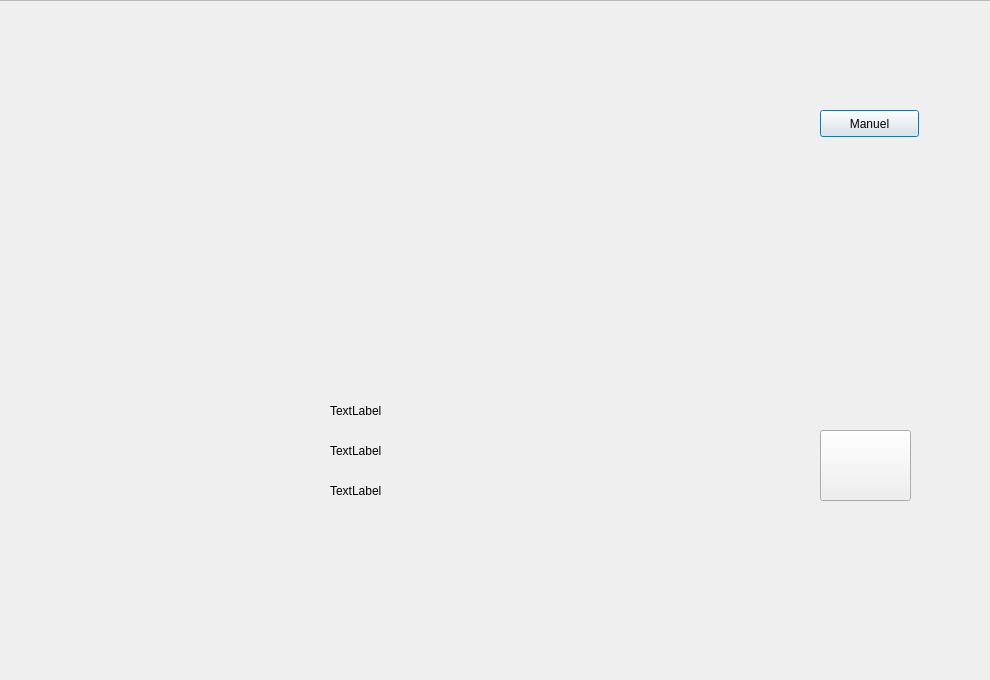
<?xml version="1.0" encoding="UTF-8"?>
<ui version="4.0">
 <class>mainWindow</class>
 <widget class="QDialog" name="mainWindow">
  <property name="geometry">
   <rect>
    <x>0</x>
    <y>0</y>
    <width>990</width>
    <height>680</height>
   </rect>
  </property>
  <property name="windowTitle">
   <string>mainWindow</string>
  </property>
  <widget class="QFrame" name="frame">
   <property name="geometry">
    <rect>
     <x>-40</x>
     <y>0</y>
     <width>1061</width>
     <height>691</height>
    </rect>
   </property>
   <property name="frameShape">
    <enum>QFrame::StyledPanel</enum>
   </property>
   <property name="frameShadow">
    <enum>QFrame::Raised</enum>
   </property>
   <widget class="QPushButton" name="ButtonManuel">
    <property name="geometry">
     <rect>
      <x>860</x>
      <y>110</y>
      <width>99</width>
      <height>27</height>
     </rect>
    </property>
    <property name="text">
     <string>Manuel</string>
    </property>
   </widget>
   <widget class="QPushButton" name="MicButton">
    <property name="geometry">
     <rect>
      <x>860</x>
      <y>430</y>
      <width>91</width>
      <height>71</height>
     </rect>
    </property>
    <property name="text">
     <string/>
    </property>
    <property name="icon">
     <iconset>
      <normaloff>../../../../img/mic.png</normaloff>../../../../img/mic.png</iconset>
    </property>
    <property name="iconSize">
     <size>
      <width>30</width>
      <height>30</height>
     </size>
    </property>
   </widget>
   <widget class="QLabel" name="labelImage">
    <property name="geometry">
     <rect>
      <x>270</x>
      <y>110</y>
      <width>401</width>
      <height>251</height>
     </rect>
    </property>
    <property name="text">
     <string>&lt;html&gt;&lt;head/&gt;&lt;body&gt;&lt;p&gt;&lt;br/&gt;&lt;/p&gt;&lt;/body&gt;&lt;/html&gt;</string>
    </property>
   </widget>
   <widget class="QLabel" name="labelTextUp">
    <property name="geometry">
     <rect>
      <x>370</x>
      <y>390</y>
      <width>261</width>
      <height>41</height>
     </rect>
    </property>
    <property name="text">
     <string>TextLabel</string>
    </property>
   </widget>
   <widget class="QLabel" name="labelTextMiddle">
    <property name="geometry">
     <rect>
      <x>370</x>
      <y>430</y>
      <width>261</width>
      <height>41</height>
     </rect>
    </property>
    <property name="text">
     <string>TextLabel</string>
    </property>
   </widget>
   <widget class="QLabel" name="labelTextBottom">
    <property name="geometry">
     <rect>
      <x>370</x>
      <y>470</y>
      <width>261</width>
      <height>41</height>
     </rect>
    </property>
    <property name="text">
     <string>TextLabel</string>
    </property>
   </widget>
   <zorder>ButtonManuel</zorder>
   <zorder>MicButton</zorder>
   <zorder>labelImage</zorder>
   <zorder>labelTextMiddle</zorder>
   <zorder>labelTextBottom</zorder>
   <zorder>labelTextUp</zorder>
  </widget>
 </widget>
 <resources/>
 <connections/>
</ui>
